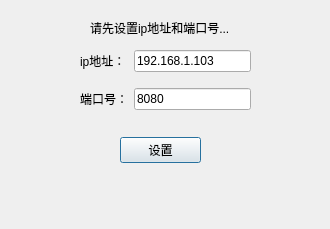
<?xml version="1.0" encoding="UTF-8"?>
<ui version="4.0">
 <class>Connect</class>
 <widget class="QDialog" name="Connect">
  <property name="geometry">
   <rect>
    <x>0</x>
    <y>0</y>
    <width>330</width>
    <height>229</height>
   </rect>
  </property>
  <property name="minimumSize">
   <size>
    <width>330</width>
    <height>229</height>
   </size>
  </property>
  <property name="maximumSize">
   <size>
    <width>330</width>
    <height>229</height>
   </size>
  </property>
  <property name="windowTitle">
   <string>Dialog</string>
  </property>
  <widget class="QWidget" name="gridLayoutWidget">
   <property name="geometry">
    <rect>
     <x>80</x>
     <y>40</y>
     <width>171</width>
     <height>80</height>
    </rect>
   </property>
   <layout class="QGridLayout" name="gridLayout">
    <item row="0" column="0">
     <widget class="QLabel" name="label_2">
      <property name="text">
       <string>ip地址：</string>
      </property>
     </widget>
    </item>
    <item row="1" column="0">
     <widget class="QLabel" name="label_3">
      <property name="text">
       <string>端口号：</string>
      </property>
     </widget>
    </item>
    <item row="1" column="1">
     <widget class="QLineEdit" name="port">
      <property name="text">
       <string>8080</string>
      </property>
     </widget>
    </item>
    <item row="0" column="1">
     <widget class="QLineEdit" name="ip">
      <property name="text">
       <string>192.168.1.103</string>
      </property>
     </widget>
    </item>
   </layout>
  </widget>
  <widget class="QWidget" name="gridLayoutWidget_2">
   <property name="geometry">
    <rect>
     <x>120</x>
     <y>130</y>
     <width>81</width>
     <height>41</height>
    </rect>
   </property>
   <layout class="QGridLayout" name="gridLayout_2">
    <item row="0" column="1">
     <widget class="QPushButton" name="pBtn_connect">
      <property name="text">
       <string>设置</string>
      </property>
     </widget>
    </item>
   </layout>
  </widget>
  <widget class="QLabel" name="label">
   <property name="geometry">
    <rect>
     <x>90</x>
     <y>20</y>
     <width>161</width>
     <height>16</height>
    </rect>
   </property>
   <property name="text">
    <string>请先设置ip地址和端口号...</string>
   </property>
  </widget>
 </widget>
 <resources/>
 <connections/>
</ui>
